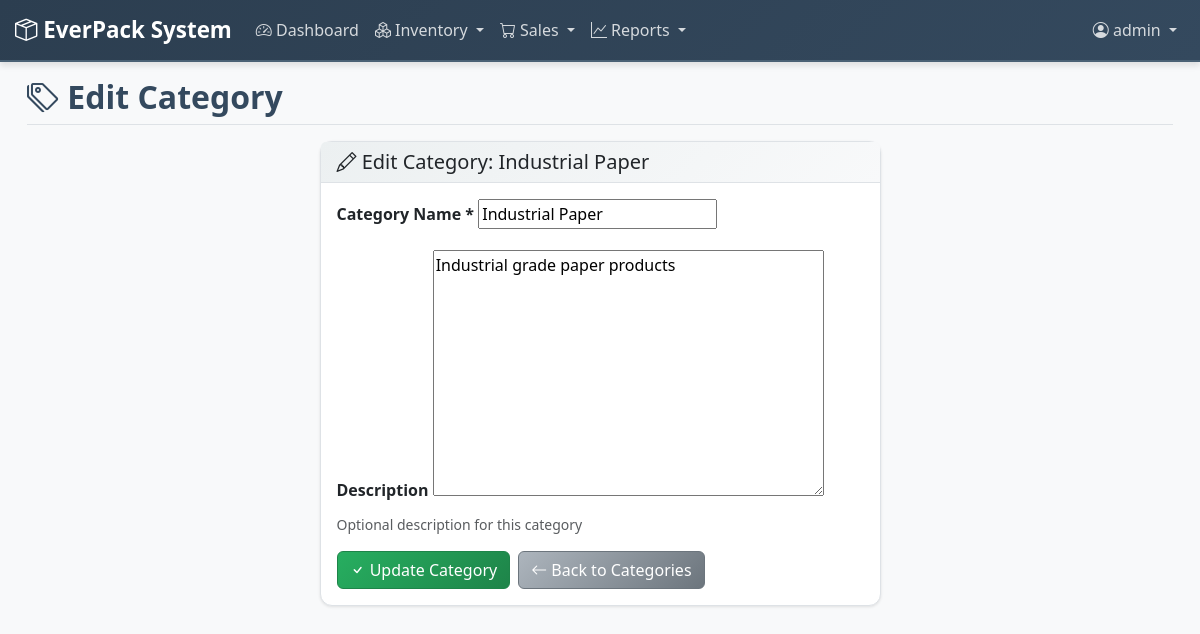
/inventory/categories/4/edit/ (signed in), run on the app's committed database.
### inventory/models.py (models this page shows, shortened)
class Category(models.Model):
    name = models.CharField(max_length=100, unique=True)
    description = models.TextField(blank=True)
    created_at = models.DateTimeField(auto_now_add=True)
    class Meta:
        ordering = ['name']
        verbose_name_plural = 'Categories'

### inventory/views.py (the view, shortened to what this page needs)
# urls.py: path('categories/<int:pk>/edit/', views.CategoryUpdateView.as_view(), name='category_edit'),
class CategoryUpdateView(LoginRequiredMixin, UpdateView):
    model = Category
    template_name = 'inventory/category_form.html'
    fields = '__all__'

### accounts/templatetags/role_tags.py (called while the page is built, shortened)
@register.filter
def get_user_role(user):
    if not user or not user.is_authenticated:
        return None
    if user.is_superuser:
        return 'admin'

@register.simple_tag
def can_access_app(user, app_name):
    role = get_user_role(user)
    role_permissions = {
        'admin': ['dashboard', 'inventory', 'sales', 'reports', 'accounts'],
        'manager': ['dashboard', 'inventory', 'sales', 'reports', 'accounts'],
        'sales_rep': ['dashboard', 'inventory', 'sales']
    }
    if not role or role not in role_permissions:
        return False
    return app_name in role_permissions[role]

@register.simple_tag
def can_perform_action(user, action):
    role = get_user_role(user)
    role_actions = {
        'admin': ['view', 'add', 'change', 'delete'],
        'manager': ['view', 'add', 'change'],
        'sales_rep': ['view', 'add', 'change']
    }
    if not role or role not in role_actions:
        return False
    return action in role_actions[role]

### templates/inventory/category_form.html (shortened to what this page needs)
{% extends 'base.html' %}
{% block page_title %}
    <i class="bi bi-tags"></i>
    {% if object %}Edit Category{% else %}Add Category{% endif %}
{% endblock %}
{% block content %}
<div class="row justify-content-center">
    <div class="col-md-6">
        <div class="card">
            <div class="card-header">
                <h5 class="card-title mb-0">
                    {% if object %}
                        <i class="bi bi-pencil"></i> Edit Category: {{ object.name }}
                    {% else %}
                        <i class="bi bi-plus"></i> Add New Category
                    {% endif %}
                </h5>
            </div>
            <div class="card-body">
                <form method="post" novalidate>
                    <div class="mb-3">
                        <label for="{{ form.name.id_for_label }}" class="form-label">
                            <strong>Category Name *</strong>
                        </label>
                        {{ form.name }}
                    </div>
                    <div class="mb-3">
                        <label for="{{ form.description.id_for_label }}" class="form-label">
                            <strong>Description</strong>
                        </label>
                        {{ form.description }}
                        <div class="form-text">
                            Optional description for this category
                        </div>
                    </div>
                    <div class="d-flex gap-2">
                        <button type="submit" class="btn btn-success">
                            <i class="bi bi-check"></i>
                            {% if object %}Update Category{% else %}Create Category{% endif %}
                        </button>
                        <a href="{% url 'inventory:category_list' %}" class="btn btn-secondary">
                            <i class="bi bi-arrow-left"></i> Back to Categories
                        </a>
                    </div>
                </form>
            </div>
        </div>
    </div>
</div>
{% endblock %}

### templates/base.html (shortened to what this page needs)
{% load role_tags %}
<!DOCTYPE html>
<html lang="en">
<head>
    <link href="https://cdn.jsdelivr.net/npm/bootstrap@5.3.0/dist/css/bootstrap.min.css" rel="stylesheet">
    <link rel="stylesheet" href="https://cdn.jsdelivr.net/npm/bootstrap-icons@1.10.0/font/bootstrap-icons.css">
</head>
<body>
    <nav class="navbar navbar-expand-lg navbar-dark bg-success">
        <div class="container-fluid">
            <a class="navbar-brand" href="{% url 'dashboard:home' %}">
                <i class="bi bi-box-seam"></i> EverPack System
            </a>
            <div class="collapse navbar-collapse" id="navbarNav">
                <ul class="navbar-nav me-auto">
                    {% can_access_app user 'dashboard' as can_dashboard %}
                    {% if can_dashboard %}
                    <li class="nav-item">
                        <a class="nav-link" href="{% url 'dashboard:home' %}">
                            <i class="bi bi-speedometer2"></i> Dashboard
                        </a>
                    </li>
                    {% endif %}
                    {% can_access_app user 'inventory' as can_inventory %}
                    {% if can_inventory %}
                    <li class="nav-item dropdown">
                        <a class="nav-link dropdown-toggle" href="#" id="inventoryDropdown" role="button" data-bs-toggle="dropdown">
                            <i class="bi bi-boxes"></i> Inventory
                        </a>
                            {% can_perform_action user 'delete' as can_manage_stock %}
                    </li>
                    {% endif %}
                    {% can_access_app user 'sales' as can_sales %}
                    {% if can_sales %}
                    <li class="nav-item dropdown">
                        <a class="nav-link dropdown-toggle" href="#" id="salesDropdown" role="button" data-bs-toggle="dropdown">
                            <i class="bi bi-cart"></i> Sales
                        </a>
                    </li>
                    {% endif %}
                    {% can_access_app user 'reports' as can_reports %}
                    {% if can_reports %}
                    <li class="nav-item dropdown">
                        <a class="nav-link dropdown-toggle" href="#" id="reportsDropdown" role="button" data-bs-toggle="dropdown">
                            <i class="bi bi-graph-up"></i> Reports
                        </a>
                    </li>
                    {% endif %}
                </ul>
                {% if user.is_authenticated %}
                <ul class="navbar-nav">
                    <li class="nav-item dropdown">
                        <a class="nav-link dropdown-toggle" href="#" id="userDropdown" role="button" data-bs-toggle="dropdown" aria-expanded="false">
                            <i class="bi bi-person-circle"></i> {{ user.get_full_name|default:user.username }}
                        </a>
                    </li>
                </ul>
                {% else %}
                <ul class="navbar-nav">
                    <li class="nav-item">
                        <a class="nav-link" href="{% url 'accounts:login' %}">Login</a>
                    </li>
                </ul>
                {% endif %}
            </div>
        </div>
    </nav>
    <div class="container-fluid">
        <div class="row">
            <main class="col-md-12 ms-sm-auto px-md-4">
                <div class="d-flex justify-content-between flex-wrap flex-md-nowrap align-items-start pt-3 pb-2 mb-3 border-bottom">
                    <h1 class="h2 mb-2 mb-md-0">{% block page_title %}Page Title{% endblock %}</h1>
                </div>
                {% block content %}{% endblock %}
            </main>
        </div>
    </div>
</body>
</html>

### templates/base.html (style rules this page uses)
:root { --primary-900: #1a252f; --primary-800: #2c3e50; --primary-700: #34495e; --primary-600: #4a6174; --primary-500: #5d6d7e; --primary-400: #7f8c8d; --primary-300: #95a5a6; --primary-200: #bdc3c7; --primary-100: #ecf0f1; --primary-50: #f8f9fa; --blue-600: #2980b9; --blue-500: #3498db; --blue-400: #5dade2; --blue-300: #85c1e9; --blue-200: #aed6f1; --blue-100: #d6eaf8; --blue-50: #ebf5fb; --success-600: #1e8449; --success-500: #27ae60; --success-400: #52c882; --success-100: #d5f4e6; --success-50: #eafaf1; --warning-600: #d68910; --warning-500: #f39c12; --warning-400: #f5b041; --warning-100: #fcf3cf; --warning-50: #fef9e7; --danger-600: #c0392b; --danger-500: #e74c3c; --danger-400: #ec7063; --danger-100: #fadbd8; --danger-50: #fdedec; --info-600: #138496; --info-500: #17a2b8; --info-400: #45b7c8; --info-100: #d1ecf1; --info-50: #e8f6f8; --gray-900: #212529; --gray-800: #343a40; --gray-700: #495057; --gray-600: #6c757d; --gray-500: #adb5bd; --gray-400: #ced4da; --gray-300: #dee2e6; --gray-200: #e9ecef; --gray-100: #f8f9fa; --gray-50: #ffffff; --bg-primary: #ffffff; --bg-secondary: #f8f9fa; --bg-tertiary: #e9ecef; --bg-dark: #2c3e50; --bg-overlay: rgba(44, 62, 80, 0.8); --text-primary: #212529; --text-secondary: #6c757d; --text-muted: #adb5bd; --text-white: #ffffff; --text-light: rgba(255, 255, 255, 0.8); --border-light: #dee2e6; --border-medium: #ced4da; --border-dark: #6c757d; --shadow-sm: 0 1px 3px rgba(0, 0, 0, 0.1); --shadow-md: 0 4px 6px rgba(0, 0, 0, 0.1); --shadow-lg: 0 10px 25px rgba(0, 0, 0, 0.1); --shadow-xl: 0 20px 40px rgba(0, 0, 0, 0.1); }
.navbar { background: linear-gradient(135deg, var(--primary-800), var(--primary-700)) !important; border-bottom: 2px solid var(--primary-600); box-shadow: var(--shadow-md); }
.navbar-brand { font-weight: bold; color: var(--text-white) !important; font-size: 1.4rem; }
.navbar-nav .nav-link { color: var(--text-light) !important; font-weight: 500; transition: color 0.3s ease; }
.card { background: var(--bg-primary); border: 1px solid var(--border-light); border-radius: 12px; box-shadow: var(--shadow-sm); transition: box-shadow 0.3s ease, transform 0.2s ease; }
.card-header { background: linear-gradient(135deg, var(--primary-100), var(--primary-50)); border-bottom: 1px solid var(--border-light); color: var(--text-primary); font-weight: 600; }
.btn-success { background: linear-gradient(135deg, var(--success-500), var(--success-600)); border-color: var(--success-600); color: var(--text-white); }
.btn-secondary { background: linear-gradient(135deg, var(--gray-500), var(--gray-600)); border-color: var(--gray-600); color: var(--text-white); }
body { background: var(--bg-secondary); color: var(--text-primary); }
.h2, h2 { color: var(--primary-700); font-weight: 600; }
body { overflow-x: hidden; }
.container-fluid { padding-left: 15px; padding-right: 15px; }

### data on the page
Category: name "Industrial Paper", description "Industrial grade paper products"

### other printed values
{{ user.get_full_name|default:user.username }} "admin"
